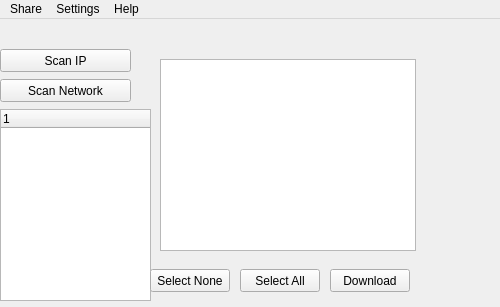
<?xml version="1.0" encoding="UTF-8"?>
<ui version="4.0">
 <class>FileSharing_GUI</class>
 <widget class="QMainWindow" name="FileSharing_GUI">
  <property name="geometry">
   <rect>
    <x>0</x>
    <y>0</y>
    <width>500</width>
    <height>307</height>
   </rect>
  </property>
  <property name="minimumSize">
   <size>
    <width>500</width>
    <height>300</height>
   </size>
  </property>
  <property name="windowTitle">
   <string>Simple File Sharing by Vladimir Stoyanov</string>
  </property>
  <widget class="QWidget" name="centralWidget">
   <widget class="QPushButton" name="pushButton">
    <property name="geometry">
     <rect>
      <x>0</x>
      <y>60</y>
      <width>131</width>
      <height>23</height>
     </rect>
    </property>
    <property name="text">
     <string>Scan Network</string>
    </property>
   </widget>
   <widget class="QTreeWidget" name="treeWidget">
    <property name="geometry">
     <rect>
      <x>0</x>
      <y>90</y>
      <width>151</width>
      <height>192</height>
     </rect>
    </property>
    <property name="cursor" stdset="0">
     <cursorShape>PointingHandCursor</cursorShape>
    </property>
    <property name="focusPolicy">
     <enum>Qt::WheelFocus</enum>
    </property>
    <column>
     <property name="text">
      <string notr="true">1</string>
     </property>
    </column>
   </widget>
   <widget class="QTableView" name="tableView">
    <property name="geometry">
     <rect>
      <x>160</x>
      <y>40</y>
      <width>256</width>
      <height>192</height>
     </rect>
    </property>
   </widget>
   <widget class="QPushButton" name="pushButton_2">
    <property name="geometry">
     <rect>
      <x>330</x>
      <y>250</y>
      <width>80</width>
      <height>23</height>
     </rect>
    </property>
    <property name="text">
     <string>Download</string>
    </property>
   </widget>
   <widget class="QPushButton" name="pushButton_3">
    <property name="geometry">
     <rect>
      <x>0</x>
      <y>30</y>
      <width>131</width>
      <height>23</height>
     </rect>
    </property>
    <property name="text">
     <string>Scan IP</string>
    </property>
   </widget>
   <widget class="QPushButton" name="pushButton_4">
    <property name="geometry">
     <rect>
      <x>240</x>
      <y>250</y>
      <width>80</width>
      <height>23</height>
     </rect>
    </property>
    <property name="text">
     <string>Select All</string>
    </property>
   </widget>
   <widget class="QPushButton" name="pushButton_5">
    <property name="geometry">
     <rect>
      <x>150</x>
      <y>250</y>
      <width>80</width>
      <height>23</height>
     </rect>
    </property>
    <property name="text">
     <string>Select None</string>
    </property>
   </widget>
  </widget>
  <widget class="QMenuBar" name="menuBar">
   <property name="geometry">
    <rect>
     <x>0</x>
     <y>0</y>
     <width>500</width>
     <height>20</height>
    </rect>
   </property>
   <widget class="QMenu" name="menuAdd">
    <property name="title">
     <string>Share</string>
    </property>
    <addaction name="actionFilie_or_Directory"/>
   </widget>
   <widget class="QMenu" name="menuHelp">
    <property name="title">
     <string>Help</string>
    </property>
    <addaction name="actionWhat_s_This"/>
    <addaction name="actionAbout"/>
   </widget>
   <widget class="QMenu" name="menuOptions">
    <property name="title">
     <string>Settings</string>
    </property>
    <addaction name="actionDownloaded_Directory"/>
    <addaction name="actionSet_network"/>
   </widget>
   <addaction name="menuAdd"/>
   <addaction name="menuOptions"/>
   <addaction name="menuHelp"/>
  </widget>
  <action name="actionFilie_or_Directory">
   <property name="text">
    <string>Filie</string>
   </property>
  </action>
  <action name="actionWhat_s_This">
   <property name="text">
    <string>What's This</string>
   </property>
  </action>
  <action name="actionAbout">
   <property name="text">
    <string>About</string>
   </property>
  </action>
  <action name="actionDownloaded_Directory">
   <property name="text">
    <string>Download directory</string>
   </property>
  </action>
  <action name="actionSet_network">
   <property name="text">
    <string>Set network</string>
   </property>
  </action>
 </widget>
 <layoutdefault spacing="6" margin="11"/>
 <resources/>
 <connections/>
</ui>
